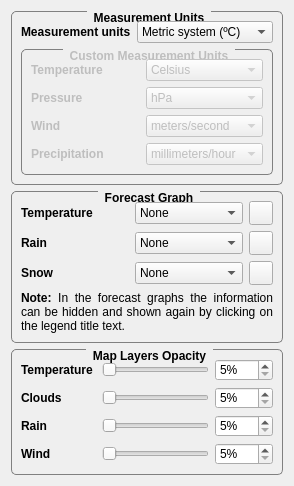
     <widget class="QWidget" name="tab_3">
      <attribute name="title">
       <string>Units</string>
      </attribute>
      <layout class="QVBoxLayout" name="verticalLayout_9">
       <item>
        <widget class="QGroupBox" name="groupBox_5">
         <property name="font">
          <font>
           <weight>75</weight>
           <bold>true</bold>
          </font>
         </property>
         <property name="styleSheet">
          <string notr="true">QGroupBox {
    border: 1px solid gray;
    border-radius: 5px;
    margin-top: 2ex;
}

QGroupBox::title {
    subcontrol-origin: margin;
    subcontrol-position: top center; /* position at the top center */
    padding: 0px 5px;
}</string>
         </property>
         <property name="title">
          <string>Measurement Units</string>
         </property>
         <layout class="QVBoxLayout" name="verticalLayout_11">
          <item>
           <layout class="QHBoxLayout" name="horizontalLayout_9">
            <item>
             <widget class="QLabel" name="label_13">
              <property name="minimumSize">
               <size>
                <width>0</width>
                <height>22</height>
               </size>
              </property>
              <property name="font">
               <font>
                <weight>75</weight>
                <bold>true</bold>
               </font>
              </property>
              <property name="text">
               <string>Measurement units</string>
              </property>
             </widget>
            </item>
            <item>
             <widget class="QComboBox" name="m_unitsComboBox">
              <item>
               <property name="text">
                <string>Metric system (ºC)</string>
               </property>
              </item>
              <item>
               <property name="text">
                <string>Imperial system (ºF)</string>
               </property>
              </item>
              <item>
               <property name="text">
                <string>Custom</string>
               </property>
              </item>
             </widget>
            </item>
           </layout>
          </item>
          <item>
           <widget class="QGroupBox" name="m_customBox">
            <property name="enabled">
             <bool>false</bool>
            </property>
            <property name="font">
             <font>
              <weight>75</weight>
              <bold>true</bold>
             </font>
            </property>
            <property name="styleSheet">
             <string notr="true">QGroupBox {
    border: 1px solid gray;
    border-radius: 5px;
    margin-top: 2ex;
}

QGroupBox::title {
    subcontrol-origin: margin;
    subcontrol-position: top center; /* position at the top center */
    padding: 0px 5px;
}</string>
            </property>
            <property name="title">
             <string>Custom Measurement Units</string>
            </property>
            <layout class="QGridLayout" name="gridLayout_5" columnstretch="0,0" columnminimumwidth="0,0">
             <item row="0" column="0">
              <widget class="QLabel" name="label_24">
               <property name="minimumSize">
                <size>
                 <width>0</width>
                 <height>0</height>
                </size>
               </property>
               <property name="font">
                <font>
                 <weight>75</weight>
                 <bold>true</bold>
                </font>
               </property>
               <property name="text">
                <string>Temperature</string>
               </property>
              </widget>
             </item>
             <item row="0" column="1">
              <widget class="QComboBox" name="m_tempCombo">
               <item>
                <property name="text">
                 <string>Celsius</string>
                </property>
               </item>
               <item>
                <property name="text">
                 <string>Fahrenheit</string>
                </property>
               </item>
              </widget>
             </item>
             <item row="1" column="0">
              <widget class="QLabel" name="label_25">
               <property name="font">
                <font>
                 <weight>75</weight>
                 <bold>true</bold>
                </font>
               </property>
               <property name="text">
                <string>Pressure</string>
               </property>
              </widget>
             </item>
             <item row="1" column="1">
              <widget class="QComboBox" name="m_pressionCombo">
               <item>
                <property name="text">
                 <string>hPa</string>
                </property>
               </item>
               <item>
                <property name="text">
                 <string>PSI</string>
                </property>
               </item>
               <item>
                <property name="text">
                 <string>mmHg</string>
                </property>
               </item>
               <item>
                <property name="text">
                 <string>inHg</string>
                </property>
               </item>
              </widget>
             </item>
             <item row="2" column="0">
              <widget class="QLabel" name="label_26">
               <property name="font">
                <font>
                 <weight>75</weight>
                 <bold>true</bold>
                </font>
               </property>
               <property name="text">
                <string>Wind</string>
               </property>
              </widget>
             </item>
             <item row="2" column="1">
              <widget class="QComboBox" name="m_windCombo">
               <item>
                <property name="text">
                 <string>meters/second</string>
                </property>
               </item>
               <item>
                <property name="text">
                 <string>miles/hour</string>
                </property>
               </item>
               <item>
                <property name="text">
                 <string>kilometers/hour</string>
                </property>
               </item>
               <item>
                <property name="text">
                 <string>feet/second</string>
                </property>
               </item>
               <item>
                <property name="text">
                 <string>knots</string>
                </property>
               </item>
              </widget>
             </item>
             <item row="3" column="0">
              <widget class="QLabel" name="label_27">
               <property name="font">
                <font>
                 <weight>75</weight>
                 <bold>true</bold>
                </font>
               </property>
               <property name="text">
                <string>Precipitation</string>
               </property>
              </widget>
             </item>
             <item row="3" column="1">
              <widget class="QComboBox" name="m_precipitationCombo">
               <item>
                <property name="text">
                 <string>millimeters/hour</string>
                </property>
               </item>
               <item>
                <property name="text">
                 <string>inches/hour</string>
                </property>
               </item>
              </widget>
             </item>
            </layout>
           </widget>
          </item>
         </layout>
        </widget>
       </item>
       <item>
        <widget class="QGroupBox" name="groupBox_6">
         <property name="font">
          <font>
           <weight>75</weight>
           <bold>true</bold>
          </font>
         </property>
         <property name="styleSheet">
          <string notr="true">QGroupBox {
    border: 1px solid gray;
    border-radius: 5px;
    margin-top: 2ex;
}

QGroupBox::title {
    subcontrol-origin: margin;
    subcontrol-position: top center; /* position at the top center */
    padding: 0px 5px;
}</string>
         </property>
         <property name="title">
          <string>Forecast Graph</string>
         </property>
         <layout class="QVBoxLayout" name="verticalLayout_12">
          <item>
           <layout class="QGridLayout" name="gridLayout_7">
            <item row="0" column="0">
             <widget class="QLabel" name="label_33">
              <property name="font">
               <font>
                <weight>75</weight>
                <bold>true</bold>
               </font>
              </property>
              <property name="toolTip">
               <string/>
              </property>
              <property name="text">
               <string>Temperature</string>
              </property>
             </widget>
            </item>
            <item row="1" column="1">
             <widget class="QComboBox" name="m_rainGraph">
              <property name="toolTip">
               <string>Rain representation in the forecast graph.</string>
              </property>
              <item>
               <property name="text">
                <string>None</string>
               </property>
              </item>
              <item>
               <property name="text">
                <string>Smooth Line</string>
               </property>
              </item>
              <item>
               <property name="text">
                <string>Bars</string>
               </property>
              </item>
             </widget>
            </item>
            <item row="1" column="0">
             <widget class="QLabel" name="label_37">
              <property name="font">
               <font>
                <weight>75</weight>
                <bold>true</bold>
               </font>
              </property>
              <property name="text">
               <string>Rain</string>
              </property>
             </widget>
            </item>
            <item row="1" column="2">
             <widget class="QToolButton" name="m_rainGraphColor">
              <property name="minimumSize">
               <size>
                <width>24</width>
                <height>24</height>
               </size>
              </property>
              <property name="toolTip">
               <string>Rain representation color in the forecast graph.</string>
              </property>
              <property name="text">
               <string/>
              </property>
             </widget>
            </item>
            <item row="0" column="2">
             <widget class="QToolButton" name="m_tempGraphColor">
              <property name="minimumSize">
               <size>
                <width>24</width>
                <height>24</height>
               </size>
              </property>
              <property name="toolTip">
               <string>Temperature representation color in the forecast graph.</string>
              </property>
              <property name="text">
               <string/>
              </property>
             </widget>
            </item>
            <item row="0" column="1">
             <widget class="QComboBox" name="m_tempGraph">
              <property name="toolTip">
               <string>Temperature representation in the forecast graph.</string>
              </property>
              <item>
               <property name="text">
                <string>None</string>
               </property>
              </item>
              <item>
               <property name="text">
                <string>Smooth Line</string>
               </property>
              </item>
              <item>
               <property name="text">
                <string>Bars</string>
               </property>
              </item>
             </widget>
            </item>
            <item row="2" column="0">
             <widget class="QLabel" name="label_38">
              <property name="font">
               <font>
                <weight>75</weight>
                <bold>true</bold>
               </font>
              </property>
              <property name="text">
               <string>Snow</string>
              </property>
             </widget>
            </item>
            <item row="2" column="1">
             <widget class="QComboBox" name="m_snowGraph">
              <property name="toolTip">
               <string>Snow representation in the forecast graph.</string>
              </property>
              <item>
               <property name="text">
                <string>None</string>
               </property>
              </item>
              <item>
               <property name="text">
                <string>Smooth Line</string>
               </property>
              </item>
              <item>
               <property name="text">
                <string>Bars</string>
               </property>
              </item>
             </widget>
            </item>
            <item row="2" column="2">
             <widget class="QToolButton" name="m_snowGraphColor">
              <property name="minimumSize">
               <size>
                <width>24</width>
                <height>24</height>
               </size>
              </property>
              <property name="toolTip">
               <string>Snow representation color in the forecast graph.</string>
              </property>
              <property name="text">
               <string/>
              </property>
             </widget>
            </item>
           </layout>
          </item>
          <item>
           <widget class="QLabel" name="label_30">
            <property name="text">
             <string>&lt;html&gt;&lt;head/&gt;&lt;body&gt;&lt;p&gt;&lt;span style=&quot; font-weight:600;&quot;&gt;Note:&lt;/span&gt; In the forecast graphs the information can be hidden and shown again by clicking on the legend title text.&lt;/p&gt;&lt;/body&gt;&lt;/html&gt;</string>
            </property>
            <property name="alignment">
             <set>Qt::AlignJustify|Qt::AlignVCenter</set>
            </property>
            <property name="wordWrap">
             <bool>true</bool>
            </property>
           </widget>
          </item>
         </layout>
        </widget>
       </item>
       <item>
        <widget class="QGroupBox" name="groupBox_2">
         <property name="font">
          <font>
           <weight>75</weight>
           <bold>true</bold>
          </font>
         </property>
         <property name="styleSheet">
          <string notr="true">QGroupBox {
    border: 1px solid gray;
    border-radius: 5px;
    margin-top: 2ex;
}

QGroupBox::title {
    subcontrol-origin: margin;
    subcontrol-position: top center; /* position at the top center */
    padding: 0px 5px;
}</string>
         </property>
         <property name="title">
          <string>Map Layers Opacity</string>
         </property>
         <layout class="QVBoxLayout" name="verticalLayout_13">
          <item>
           <layout class="QHBoxLayout" name="horizontalLayout_8">
            <item>
             <widget class="QLabel" name="label_18">
              <property name="minimumSize">
               <size>
                <width>75</width>
                <height>0</height>
               </size>
              </property>
              <property name="font">
               <font>
                <weight>75</weight>
                <bold>true</bold>
               </font>
              </property>
              <property name="text">
               <string>Temperature</string>
              </property>
             </widget>
            </item>
            <item>
             <widget class="QSlider" name="m_tempLayerSlider">
              <property name="minimum">
               <number>5</number>
              </property>
              <property name="maximum">
               <number>100</number>
              </property>
              <property name="orientation">
               <enum>Qt::Horizontal</enum>
              </property>
             </widget>
            </item>
            <item>
             <widget class="QSpinBox" name="m_tempLayerSpinbox">
              <property name="minimumSize">
               <size>
                <width>55</width>
                <height>0</height>
               </size>
              </property>
              <property name="suffix">
               <string>%</string>
              </property>
              <property name="minimum">
               <number>5</number>
              </property>
              <property name="maximum">
               <number>100</number>
              </property>
             </widget>
            </item>
           </layout>
          </item>
          <item>
           <layout class="QHBoxLayout" name="horizontalLayout_10">
            <item>
             <widget class="QLabel" name="label_21">
              <property name="minimumSize">
               <size>
                <width>75</width>
                <height>0</height>
               </size>
              </property>
              <property name="font">
               <font>
                <weight>75</weight>
                <bold>true</bold>
               </font>
              </property>
              <property name="text">
               <string>Clouds</string>
              </property>
             </widget>
            </item>
            <item>
             <widget class="QSlider" name="m_cloudLayerSlider">
              <property name="minimum">
               <number>5</number>
              </property>
              <property name="maximum">
               <number>100</number>
              </property>
              <property name="orientation">
               <enum>Qt::Horizontal</enum>
              </property>
             </widget>
            </item>
            <item>
             <widget class="QSpinBox" name="m_cloudLayerSpinbox">
              <property name="minimumSize">
               <size>
                <width>55</width>
                <height>0</height>
               </size>
              </property>
              <property name="suffix">
               <string>%</string>
              </property>
              <property name="minimum">
               <number>5</number>
              </property>
              <property name="maximum">
               <number>100</number>
              </property>
             </widget>
            </item>
           </layout>
          </item>
          <item>
           <layout class="QHBoxLayout" name="horizontalLayout_13">
            <item>
             <widget class="QLabel" name="label_32">
              <property name="minimumSize">
               <size>
                <width>75</width>
                <height>0</height>
               </size>
              </property>
              <property name="font">
               <font>
                <weight>75</weight>
                <bold>true</bold>
               </font>
              </property>
              <property name="text">
               <string>Rain</string>
              </property>
             </widget>
            </item>
            <item>
             <widget class="QSlider" name="m_rainLayerSlider">
              <property name="minimum">
               <number>5</number>
              </property>
              <property name="maximum">
               <number>100</number>
              </property>
              <property name="orientation">
               <enum>Qt::Horizontal</enum>
              </property>
             </widget>
            </item>
            <item>
             <widget class="QSpinBox" name="m_rainLayerSpinbox">
              <property name="minimumSize">
               <size>
                <width>55</width>
                <height>0</height>
               </size>
              </property>
              <property name="suffix">
               <string>%</string>
              </property>
              <property name="minimum">
               <number>5</number>
              </property>
              <property name="maximum">
               <number>100</number>
              </property>
             </widget>
            </item>
           </layout>
          </item>
          <item>
           <layout class="QHBoxLayout" name="horizontalLayout_14">
            <item>
             <widget class="QLabel" name="label_34">
              <property name="minimumSize">
               <size>
                <width>75</width>
                <height>0</height>
               </size>
              </property>
              <property name="font">
               <font>
                <weight>75</weight>
                <bold>true</bold>
               </font>
              </property>
              <property name="text">
               <string>Wind</string>
              </property>
             </widget>
            </item>
            <item>
             <widget class="QSlider" name="m_windLayerSlider">
              <property name="minimum">
               <number>5</number>
              </property>
              <property name="maximum">
               <number>100</number>
              </property>
              <property name="orientation">
               <enum>Qt::Horizontal</enum>
              </property>
             </widget>
            </item>
            <item>
             <widget class="QSpinBox" name="m_windLayerSpinbox">
              <property name="minimumSize">
               <size>
                <width>55</width>
                <height>0</height>
               </size>
              </property>
              <property name="suffix">
               <string>%</string>
              </property>
              <property name="minimum">
               <number>5</number>
              </property>
              <property name="maximum">
               <number>100</number>
              </property>
             </widget>
            </item>
           </layout>
          </item>
         </layout>
        </widget>
       </item>
      </layout>
     </widget>
